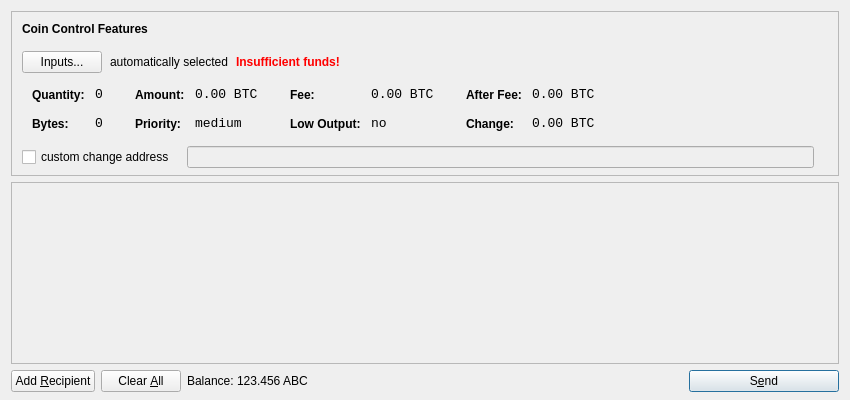
<?xml version="1.0" encoding="UTF-8"?>
<ui version="4.0">
 <class>SendCoinsDialog</class>
 <widget class="QDialog" name="SendCoinsDialog">
  <property name="geometry">
   <rect>
    <x>0</x>
    <y>0</y>
    <width>850</width>
    <height>400</height>
   </rect>
  </property>
  <property name="windowTitle">
   <string>Send Coins</string>
  </property>
  <layout class="QVBoxLayout" name="verticalLayout" stretch="0,1,0">
   <property name="bottomMargin">
    <number>8</number>
   </property>
   <item>
    <widget class="QFrame" name="frameCoinControl">
     <property name="sizePolicy">
      <sizepolicy hsizetype="Expanding" vsizetype="Expanding">
       <horstretch>0</horstretch>
       <verstretch>0</verstretch>
      </sizepolicy>
     </property>
     <property name="maximumSize">
      <size>
       <width>16777215</width>
       <height>16777215</height>
      </size>
     </property>
     <property name="frameShape">
      <enum>QFrame::StyledPanel</enum>
     </property>
     <property name="frameShadow">
      <enum>QFrame::Sunken</enum>
     </property>
     <layout class="QVBoxLayout" name="verticalLayoutCoinControl2">
      <property name="spacing">
       <number>-1</number>
      </property>
      <property name="leftMargin">
       <number>0</number>
      </property>
      <property name="topMargin">
       <number>0</number>
      </property>
      <property name="rightMargin">
       <number>0</number>
      </property>
      <property name="bottomMargin">
       <number>6</number>
      </property>
      <item>
       <layout class="QVBoxLayout" name="verticalLayoutCoinControl" stretch="0,0,0,0,1">
        <property name="spacing">
         <number>0</number>
        </property>
        <property name="leftMargin">
         <number>10</number>
        </property>
        <property name="topMargin">
         <number>10</number>
        </property>
        <item>
         <layout class="QHBoxLayout" name="horizontalLayoutCoinControl1">
          <property name="bottomMargin">
           <number>15</number>
          </property>
          <item>
           <widget class="QLabel" name="labelCoinControlFeatures">
            <property name="sizePolicy">
             <sizepolicy hsizetype="Preferred" vsizetype="Maximum">
              <horstretch>0</horstretch>
              <verstretch>0</verstretch>
             </sizepolicy>
            </property>
            <property name="font">
             <font>
              <weight>75</weight>
              <bold>true</bold>
             </font>
            </property>
            <property name="styleSheet">
             <string notr="true">font-weight:bold;</string>
            </property>
            <property name="text">
             <string>Coin Control Features</string>
            </property>
           </widget>
          </item>
         </layout>
        </item>
        <item>
         <layout class="QHBoxLayout" name="horizontalLayoutCoinControl2" stretch="0,0,0,0">
          <property name="spacing">
           <number>8</number>
          </property>
          <property name="bottomMargin">
           <number>10</number>
          </property>
          <item>
           <widget class="QPushButton" name="pushButtonCoinControl">
            <property name="styleSheet">
             <string notr="true"/>
            </property>
            <property name="text">
             <string>Inputs...</string>
            </property>
           </widget>
          </item>
          <item>
           <widget class="QLabel" name="labelCoinControlAutomaticallySelected">
            <property name="text">
             <string>automatically selected</string>
            </property>
            <property name="margin">
             <number>5</number>
            </property>
           </widget>
          </item>
          <item>
           <widget class="QLabel" name="labelCoinControlInsuffFunds">
            <property name="font">
             <font>
              <weight>75</weight>
              <bold>true</bold>
             </font>
            </property>
            <property name="styleSheet">
             <string notr="true">color:red;font-weight:bold;</string>
            </property>
            <property name="text">
             <string>Insufficient funds!</string>
            </property>
            <property name="margin">
             <number>5</number>
            </property>
           </widget>
          </item>
          <item>
           <spacer name="horizontalSpacerCoinControl">
            <property name="orientation">
             <enum>Qt::Horizontal</enum>
            </property>
            <property name="sizeHint" stdset="0">
             <size>
              <width>40</width>
              <height>1</height>
             </size>
            </property>
           </spacer>
          </item>
         </layout>
        </item>
        <item>
         <widget class="QWidget" name="widgetCoinControl" native="true">
          <property name="sizePolicy">
           <sizepolicy hsizetype="Preferred" vsizetype="Preferred">
            <horstretch>0</horstretch>
            <verstretch>0</verstretch>
           </sizepolicy>
          </property>
          <property name="minimumSize">
           <size>
            <width>0</width>
            <height>0</height>
           </size>
          </property>
          <property name="styleSheet">
           <string notr="true"/>
          </property>
          <layout class="QHBoxLayout" name="horizontalLayoutCoinControl5">
           <property name="margin">
            <number>0</number>
           </property>
           <item>
            <layout class="QHBoxLayout" name="horizontalLayoutCoinControl3" stretch="0,0,0,1">
             <property name="spacing">
              <number>20</number>
             </property>
             <property name="topMargin">
              <number>0</number>
             </property>
             <property name="bottomMargin">
              <number>10</number>
             </property>
             <item>
              <layout class="QFormLayout" name="formLayoutCoinControl1">
               <property name="horizontalSpacing">
                <number>10</number>
               </property>
               <property name="verticalSpacing">
                <number>14</number>
               </property>
               <property name="leftMargin">
                <number>10</number>
               </property>
               <property name="topMargin">
                <number>4</number>
               </property>
               <property name="rightMargin">
                <number>6</number>
               </property>
               <item row="0" column="0">
                <widget class="QLabel" name="labelCoinControlQuantityText">
                 <property name="styleSheet">
                  <string notr="true">font-weight:bold;</string>
                 </property>
                 <property name="text">
                  <string>Quantity:</string>
                 </property>
                 <property name="margin">
                  <number>0</number>
                 </property>
                </widget>
               </item>
               <item row="0" column="1">
                <widget class="QLabel" name="labelCoinControlQuantity">
                 <property name="font">
                  <font>
                   <family>Monospace</family>
                   <pointsize>10</pointsize>
                  </font>
                 </property>
                 <property name="cursor">
                  <cursorShape>IBeamCursor</cursorShape>
                 </property>
                 <property name="contextMenuPolicy">
                  <enum>Qt::ActionsContextMenu</enum>
                 </property>
                 <property name="text">
                  <string notr="true">0</string>
                 </property>
                 <property name="margin">
                  <number>0</number>
                 </property>
                 <property name="textInteractionFlags">
                  <set>Qt::LinksAccessibleByMouse|Qt::TextSelectableByKeyboard|Qt::TextSelectableByMouse</set>
                 </property>
                </widget>
               </item>
               <item row="1" column="0">
                <widget class="QLabel" name="labelCoinControlBytesText">
                 <property name="styleSheet">
                  <string notr="true">font-weight:bold;</string>
                 </property>
                 <property name="text">
                  <string>Bytes:</string>
                 </property>
                </widget>
               </item>
               <item row="1" column="1">
                <widget class="QLabel" name="labelCoinControlBytes">
                 <property name="font">
                  <font>
                   <family>Monospace</family>
                   <pointsize>10</pointsize>
                  </font>
                 </property>
                 <property name="cursor">
                  <cursorShape>IBeamCursor</cursorShape>
                 </property>
                 <property name="contextMenuPolicy">
                  <enum>Qt::ActionsContextMenu</enum>
                 </property>
                 <property name="text">
                  <string notr="true">0</string>
                 </property>
                 <property name="textInteractionFlags">
                  <set>Qt::LinksAccessibleByMouse|Qt::TextSelectableByKeyboard|Qt::TextSelectableByMouse</set>
                 </property>
                </widget>
               </item>
              </layout>
             </item>
             <item>
              <layout class="QFormLayout" name="formLayoutCoinControl2">
               <property name="horizontalSpacing">
                <number>10</number>
               </property>
               <property name="verticalSpacing">
                <number>14</number>
               </property>
               <property name="leftMargin">
                <number>6</number>
               </property>
               <property name="topMargin">
                <number>4</number>
               </property>
               <property name="rightMargin">
                <number>6</number>
               </property>
               <item row="0" column="0">
                <widget class="QLabel" name="labelCoinControlAmountText">
                 <property name="styleSheet">
                  <string notr="true">font-weight:bold;</string>
                 </property>
                 <property name="text">
                  <string>Amount:</string>
                 </property>
                 <property name="margin">
                  <number>0</number>
                 </property>
                </widget>
               </item>
               <item row="0" column="1">
                <widget class="QLabel" name="labelCoinControlAmount">
                 <property name="font">
                  <font>
                   <family>Monospace</family>
                   <pointsize>10</pointsize>
                  </font>
                 </property>
                 <property name="cursor">
                  <cursorShape>IBeamCursor</cursorShape>
                 </property>
                 <property name="contextMenuPolicy">
                  <enum>Qt::ActionsContextMenu</enum>
                 </property>
                 <property name="text">
                  <string notr="true">0.00 BTC</string>
                 </property>
                 <property name="textInteractionFlags">
                  <set>Qt::LinksAccessibleByMouse|Qt::TextSelectableByKeyboard|Qt::TextSelectableByMouse</set>
                 </property>
                </widget>
               </item>
               <item row="1" column="0">
                <widget class="QLabel" name="labelCoinControlPriorityText">
                 <property name="styleSheet">
                  <string notr="true">font-weight:bold;</string>
                 </property>
                 <property name="text">
                  <string>Priority:</string>
                 </property>
                </widget>
               </item>
               <item row="1" column="1">
                <widget class="QLabel" name="labelCoinControlPriority">
                 <property name="font">
                  <font>
                   <family>Monospace</family>
                   <pointsize>10</pointsize>
                  </font>
                 </property>
                 <property name="cursor">
                  <cursorShape>IBeamCursor</cursorShape>
                 </property>
                 <property name="contextMenuPolicy">
                  <enum>Qt::ActionsContextMenu</enum>
                 </property>
                 <property name="text">
                  <string>medium</string>
                 </property>
                 <property name="textInteractionFlags">
                  <set>Qt::LinksAccessibleByMouse|Qt::TextSelectableByKeyboard|Qt::TextSelectableByMouse</set>
                 </property>
                </widget>
               </item>
              </layout>
             </item>
             <item>
              <layout class="QFormLayout" name="formLayoutCoinControl3">
               <property name="horizontalSpacing">
                <number>10</number>
               </property>
               <property name="verticalSpacing">
                <number>14</number>
               </property>
               <property name="leftMargin">
                <number>6</number>
               </property>
               <property name="topMargin">
                <number>4</number>
               </property>
               <property name="rightMargin">
                <number>6</number>
               </property>
               <item row="0" column="0">
                <widget class="QLabel" name="labelCoinControlFeeText">
                 <property name="styleSheet">
                  <string notr="true">font-weight:bold;</string>
                 </property>
                 <property name="text">
                  <string>Fee:</string>
                 </property>
                 <property name="margin">
                  <number>0</number>
                 </property>
                </widget>
               </item>
               <item row="0" column="1">
                <widget class="QLabel" name="labelCoinControlFee">
                 <property name="font">
                  <font>
                   <family>Monospace</family>
                   <pointsize>10</pointsize>
                  </font>
                 </property>
                 <property name="cursor">
                  <cursorShape>IBeamCursor</cursorShape>
                 </property>
                 <property name="contextMenuPolicy">
                  <enum>Qt::ActionsContextMenu</enum>
                 </property>
                 <property name="text">
                  <string notr="true">0.00 BTC</string>
                 </property>
                 <property name="textInteractionFlags">
                  <set>Qt::LinksAccessibleByMouse|Qt::TextSelectableByKeyboard|Qt::TextSelectableByMouse</set>
                 </property>
                </widget>
               </item>
               <item row="1" column="0">
                <widget class="QLabel" name="labelCoinControlLowOutputText">
                 <property name="styleSheet">
                  <string notr="true">font-weight:bold;</string>
                 </property>
                 <property name="text">
                  <string>Low Output:</string>
                 </property>
                </widget>
               </item>
               <item row="1" column="1">
                <widget class="QLabel" name="labelCoinControlLowOutput">
                 <property name="font">
                  <font>
                   <family>Monospace</family>
                   <pointsize>10</pointsize>
                  </font>
                 </property>
                 <property name="cursor">
                  <cursorShape>IBeamCursor</cursorShape>
                 </property>
                 <property name="contextMenuPolicy">
                  <enum>Qt::ActionsContextMenu</enum>
                 </property>
                 <property name="text">
                  <string>no</string>
                 </property>
                 <property name="textInteractionFlags">
                  <set>Qt::LinksAccessibleByMouse|Qt::TextSelectableByKeyboard|Qt::TextSelectableByMouse</set>
                 </property>
                </widget>
               </item>
              </layout>
             </item>
             <item>
              <layout class="QFormLayout" name="formLayoutCoinControl4">
               <property name="horizontalSpacing">
                <number>10</number>
               </property>
               <property name="verticalSpacing">
                <number>14</number>
               </property>
               <property name="leftMargin">
                <number>6</number>
               </property>
               <property name="topMargin">
                <number>4</number>
               </property>
               <property name="rightMargin">
                <number>6</number>
               </property>
               <item row="0" column="0">
                <widget class="QLabel" name="labelCoinControlAfterFeeText">
                 <property name="styleSheet">
                  <string notr="true">font-weight:bold;</string>
                 </property>
                 <property name="text">
                  <string>After Fee:</string>
                 </property>
                 <property name="margin">
                  <number>0</number>
                 </property>
                </widget>
               </item>
               <item row="0" column="1">
                <widget class="QLabel" name="labelCoinControlAfterFee">
                 <property name="font">
                  <font>
                   <family>Monospace</family>
                   <pointsize>10</pointsize>
                  </font>
                 </property>
                 <property name="cursor">
                  <cursorShape>IBeamCursor</cursorShape>
                 </property>
                 <property name="contextMenuPolicy">
                  <enum>Qt::ActionsContextMenu</enum>
                 </property>
                 <property name="text">
                  <string notr="true">0.00 BTC</string>
                 </property>
                 <property name="textInteractionFlags">
                  <set>Qt::LinksAccessibleByMouse|Qt::TextSelectableByKeyboard|Qt::TextSelectableByMouse</set>
                 </property>
                </widget>
               </item>
               <item row="1" column="0">
                <widget class="QLabel" name="labelCoinControlChangeText">
                 <property name="styleSheet">
                  <string notr="true">font-weight:bold;</string>
                 </property>
                 <property name="text">
                  <string>Change:</string>
                 </property>
                </widget>
               </item>
               <item row="1" column="1">
                <widget class="QLabel" name="labelCoinControlChange">
                 <property name="font">
                  <font>
                   <family>Monospace</family>
                   <pointsize>10</pointsize>
                  </font>
                 </property>
                 <property name="cursor">
                  <cursorShape>IBeamCursor</cursorShape>
                 </property>
                 <property name="contextMenuPolicy">
                  <enum>Qt::ActionsContextMenu</enum>
                 </property>
                 <property name="text">
                  <string notr="true">0.00 BTC</string>
                 </property>
                 <property name="textInteractionFlags">
                  <set>Qt::LinksAccessibleByMouse|Qt::TextSelectableByKeyboard|Qt::TextSelectableByMouse</set>
                 </property>
                </widget>
               </item>
              </layout>
             </item>
            </layout>
           </item>
          </layout>
         </widget>
        </item>
        <item>
         <layout class="QHBoxLayout" name="horizontalLayoutCoinControl4" stretch="0,0,0">
          <property name="spacing">
           <number>12</number>
          </property>
          <property name="sizeConstraint">
           <enum>QLayout::SetDefaultConstraint</enum>
          </property>
          <property name="topMargin">
           <number>5</number>
          </property>
          <property name="rightMargin">
           <number>5</number>
          </property>
          <item>
           <widget class="QCheckBox" name="checkBoxCoinControlChange">
            <property name="text">
             <string>custom change address</string>
            </property>
           </widget>
          </item>
          <item>
           <widget class="QLineEdit" name="lineEditCoinControlChange">
            <property name="enabled">
             <bool>false</bool>
            </property>
            <property name="sizePolicy">
             <sizepolicy hsizetype="Expanding" vsizetype="Fixed">
              <horstretch>0</horstretch>
              <verstretch>0</verstretch>
             </sizepolicy>
            </property>
           </widget>
          </item>
          <item>
           <widget class="QLabel" name="labelCoinControlChangeLabel">
            <property name="sizePolicy">
             <sizepolicy hsizetype="Preferred" vsizetype="Expanding">
              <horstretch>0</horstretch>
              <verstretch>0</verstretch>
             </sizepolicy>
            </property>
            <property name="minimumSize">
             <size>
              <width>0</width>
              <height>0</height>
             </size>
            </property>
            <property name="text">
             <string/>
            </property>
            <property name="margin">
             <number>3</number>
            </property>
           </widget>
          </item>
         </layout>
        </item>
        <item>
         <spacer name="verticalSpacerCoinControl">
          <property name="orientation">
           <enum>Qt::Vertical</enum>
          </property>
          <property name="sizeHint" stdset="0">
           <size>
            <width>800</width>
            <height>1</height>
           </size>
          </property>
         </spacer>
        </item>
       </layout>
      </item>
     </layout>
    </widget>
   </item>
   <item>
    <widget class="QScrollArea" name="scrollArea">
     <property name="widgetResizable">
      <bool>true</bool>
     </property>
     <widget class="QWidget" name="scrollAreaWidgetContents">
      <property name="geometry">
       <rect>
        <x>0</x>
        <y>0</y>
        <width>830</width>
        <height>165</height>
       </rect>
      </property>
      <layout class="QVBoxLayout" name="verticalLayout_2">
       <property name="margin">
        <number>0</number>
       </property>
       <item>
        <layout class="QVBoxLayout" name="entries">
         <property name="spacing">
          <number>6</number>
         </property>
        </layout>
       </item>
       <item>
        <spacer name="verticalSpacer">
         <property name="orientation">
          <enum>Qt::Vertical</enum>
         </property>
         <property name="sizeHint" stdset="0">
          <size>
           <width>20</width>
           <height>40</height>
          </size>
         </property>
        </spacer>
       </item>
      </layout>
     </widget>
    </widget>
   </item>
   <item>
    <layout class="QHBoxLayout" name="horizontalLayout">
     <item>
      <widget class="QPushButton" name="addButton">
       <property name="toolTip">
        <string>Send to multiple recipients at once</string>
       </property>
       <property name="text">
        <string>Add &amp;Recipient</string>
       </property>
       <property name="icon">
        <iconset resource="../bitcoin.qrc">
         <normaloff>:/icons/add</normaloff>:/icons/add</iconset>
       </property>
       <property name="autoDefault">
        <bool>false</bool>
       </property>
      </widget>
     </item>
     <item>
      <widget class="QPushButton" name="clearButton">
       <property name="sizePolicy">
        <sizepolicy hsizetype="Minimum" vsizetype="Fixed">
         <horstretch>0</horstretch>
         <verstretch>0</verstretch>
        </sizepolicy>
       </property>
       <property name="toolTip">
        <string>Remove all transaction fields</string>
       </property>
       <property name="text">
        <string>Clear &amp;All</string>
       </property>
       <property name="icon">
        <iconset resource="../bitcoin.qrc">
         <normaloff>:/icons/remove</normaloff>:/icons/remove</iconset>
       </property>
       <property name="autoRepeatDelay">
        <number>300</number>
       </property>
       <property name="autoDefault">
        <bool>false</bool>
       </property>
      </widget>
     </item>
     <item>
      <layout class="QHBoxLayout" name="horizontalLayout_2">
       <property name="spacing">
        <number>3</number>
       </property>
       <item>
        <widget class="QLabel" name="label">
         <property name="text">
          <string>Balance:</string>
         </property>
        </widget>
       </item>
       <item>
        <widget class="QLabel" name="labelBalance">
         <property name="cursor">
          <cursorShape>IBeamCursor</cursorShape>
         </property>
         <property name="text">
          <string>123.456 ABC</string>
         </property>
         <property name="textInteractionFlags">
          <set>Qt::LinksAccessibleByMouse|Qt::TextSelectableByKeyboard|Qt::TextSelectableByMouse</set>
         </property>
        </widget>
       </item>
      </layout>
     </item>
     <item>
      <spacer name="horizontalSpacer">
       <property name="orientation">
        <enum>Qt::Horizontal</enum>
       </property>
       <property name="sizeHint" stdset="0">
        <size>
         <width>40</width>
         <height>20</height>
        </size>
       </property>
      </spacer>
     </item>
     <item>
      <widget class="QPushButton" name="sendButton">
       <property name="minimumSize">
        <size>
         <width>150</width>
         <height>0</height>
        </size>
       </property>
       <property name="toolTip">
        <string>Confirm the send action</string>
       </property>
       <property name="text">
        <string>S&amp;end</string>
       </property>
       <property name="icon">
        <iconset resource="../bitcoin.qrc">
         <normaloff>:/icons/send</normaloff>:/icons/send</iconset>
       </property>
       <property name="default">
        <bool>true</bool>
       </property>
      </widget>
     </item>
    </layout>
   </item>
  </layout>
 </widget>
 <resources>
  <include location="../bitcoin.qrc"/>
 </resources>
 <connections/>
</ui>
